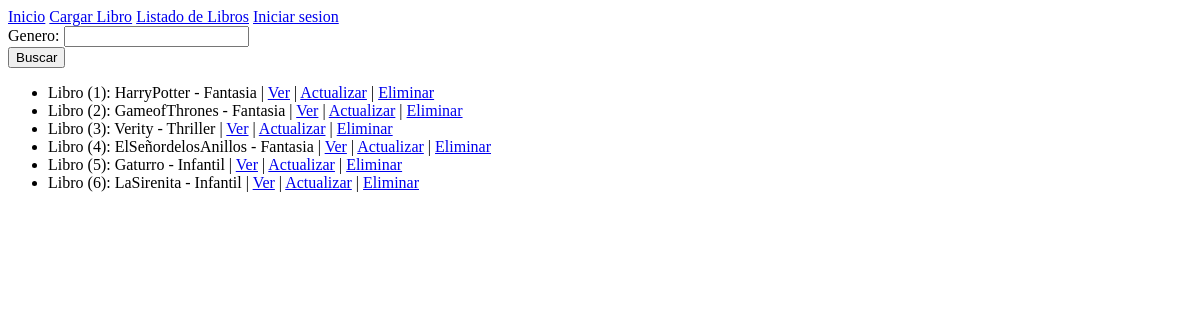
The page /listado-libros/ on the database as committed earlier.
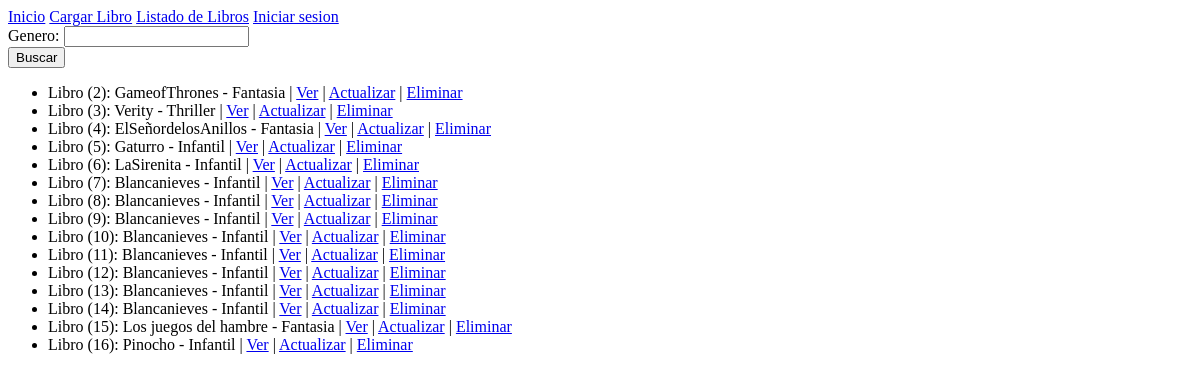
The same page on the database as committed later.
### inicio/models.py (models this page shows)
class Libro(models.Model):
    titulo = models.CharField(max_length=30)
    genero = models.CharField(max_length=30)
    def __str__(self):
        return f'Libro ({self.id}): {self.titulo} - {self.genero}'

### inicio/views.py (the view)
# urls.py: path('listado-libros/', listar_libros, name='listar')
def listar_libros(request):
    formulario= BuscarLibro(request.GET)
    if formulario.is_valid():
        genero_a_buscar= formulario.cleaned_data.get('genero')
        listado_de_libros=Libro.objects.filter(genero__icontains=genero_a_buscar)
    return render(request, 'listar_libros.html', {'listado_de_libros': listado_de_libros, 'formulario': formulario})

### inicio/forms.py
class BuscarLibro(forms.Form):
    genero = forms.CharField(max_length=30, required=False)

### inicio/templates/listar_libros.html (shortened to what this page needs)
{% extends "base.html" %}
{% block contenido %}
<form action={% url "listar" %} method="get">
    {{formulario}}
    <input type="submit" value="Buscar">
</form>
{% if listado_de_libros %}
<ul>
    {% for libro in listado_de_libros %}
    <li>
        {{libro}}
        | <a href={% url "ver" libro.id %}>Ver</a>
        | <a href={% url "actualizar" libro.id %}>Actualizar</a>
        | <a href={% url "eliminar" libro.id %}>Eliminar</a>
    </li>
    {% endfor %}
</ul>
{% else %}
<p>No se encontraron libros.</p>
{% endif %}
{% endblock contenido %}

### templates/base.html (shortened to what this page needs)
<!DOCTYPE html>
<html lang="en">
<head>
</head>
<body>
    <nav>
        <a href={% url "primeravista" %}>Inicio</a>
        <a href={% url "cargar" %}>Cargar Libro</a>
        <a href={% url "listar" %}>Listado de Libros</a>
        <a href={% url "iniciar_sesion" %}>Iniciar sesion</a>
    </nav>
    <main>
        {% block contenido %}
        {% endblock contenido %}
    </main>
</body>
</html>

Rows that differ between the two databases and show on the page:
removed Libro: id+titulo+genero "Libro (1): HarryPotter - Fantasia"
added Libro: id+titulo+genero "Libro (7): Blancanieves - Infantil"
added Libro: id+titulo+genero "Libro (8): Blancanieves - Infantil"
added Libro: id+titulo+genero "Libro (9): Blancanieves - Infantil"
added Libro: id+titulo+genero "Libro (10): Blancanieves - Infantil"
added Libro: id+titulo+genero "Libro (11): Blancanieves - Infantil"
added Libro: id+titulo+genero "Libro (12): Blancanieves - Infantil"
added Libro: id+titulo+genero "Libro (13): Blancanieves - Infantil"
added Libro: id+titulo+genero "Libro (14): Blancanieves - Infantil"
added Libro: id+titulo+genero "Libro (15): Los juegos del hambre - Fantasia"
added Libro: id+titulo+genero "Libro (16): Pinocho - Infantil"
